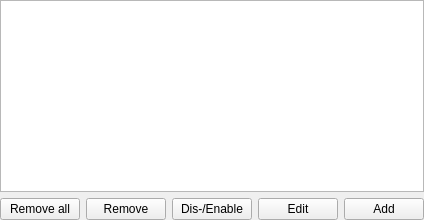
<?xml version="1.0" encoding="UTF-8"?>
<ui version="4.0">
 <class>FormConditions</class>
 <widget class="QWidget" name="FormConditions">
  <property name="sizePolicy">
   <sizepolicy hsizetype="Expanding" vsizetype="Expanding">
    <horstretch>0</horstretch>
    <verstretch>0</verstretch>
   </sizepolicy>
  </property>
  <layout class="QGridLayout" name="gridLayout">
   <property name="leftMargin">
    <number>0</number>
   </property>
   <property name="topMargin">
    <number>0</number>
   </property>
   <property name="rightMargin">
    <number>0</number>
   </property>
   <property name="bottomMargin">
    <number>0</number>
   </property>
   <item row="0" column="0" colspan="5">
    <widget class="QListWidget" name="listConditions">
     <property name="sizePolicy">
      <sizepolicy hsizetype="Expanding" vsizetype="Expanding">
       <horstretch>0</horstretch>
       <verstretch>0</verstretch>
      </sizepolicy>
     </property>
     <property name="minimumSize">
      <size>
       <width>0</width>
       <height>20</height>
      </size>
     </property>
     <property name="font">
      <font>
       <family>Courier New</family>
      </font>
     </property>
     <property name="contextMenuPolicy">
      <enum>Qt::CustomContextMenu</enum>
     </property>
     <property name="dragDropMode">
      <enum>QAbstractItemView::InternalMove</enum>
     </property>
     <property name="selectionMode">
      <enum>QAbstractItemView::ExtendedSelection</enum>
     </property>
     <property name="movement">
      <enum>QListView::Snap</enum>
     </property>
    </widget>
   </item>
   <item row="1" column="0" colspan="5">
    <layout class="QHBoxLayout" name="layoutButtons">
     <item>
      <widget class="QPushButton" name="buttonRemoveAll">
       <property name="text">
        <string>Remove all</string>
       </property>
      </widget>
     </item>
     <item>
      <widget class="QPushButton" name="buttonRemove">
       <property name="text">
        <string>Remove</string>
       </property>
      </widget>
     </item>
     <item>
      <widget class="QPushButton" name="buttonDisable">
       <property name="text">
        <string>Dis-/Enable</string>
       </property>
      </widget>
     </item>
     <item>
      <widget class="QPushButton" name="buttonEdit">
       <property name="text">
        <string>Edit</string>
       </property>
      </widget>
     </item>
     <item>
      <widget class="QPushButton" name="buttonAddFilter">
       <property name="text">
        <string>Add</string>
       </property>
      </widget>
     </item>
    </layout>
   </item>
  </layout>
 </widget>
 <resources/>
 <connections/>
</ui>
